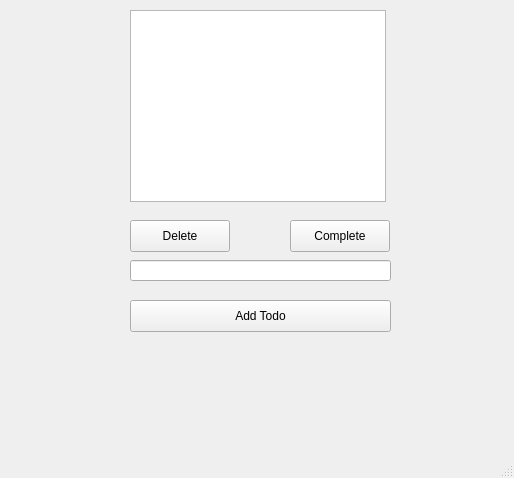
<?xml version="1.0" encoding="UTF-8"?>
<ui version="4.0">
 <class>MainWindow</class>
 <widget class="QMainWindow" name="MainWindow">
  <property name="geometry">
   <rect>
    <x>0</x>
    <y>0</y>
    <width>514</width>
    <height>478</height>
   </rect>
  </property>
  <property name="windowTitle">
   <string>MainWindow</string>
  </property>
  <widget class="QWidget" name="centralwidget">
   <widget class="QListView" name="todoView">
    <property name="geometry">
     <rect>
      <x>130</x>
      <y>10</y>
      <width>256</width>
      <height>192</height>
     </rect>
    </property>
   </widget>
   <widget class="QPushButton" name="deleteButton">
    <property name="geometry">
     <rect>
      <x>130</x>
      <y>220</y>
      <width>100</width>
      <height>32</height>
     </rect>
    </property>
    <property name="text">
     <string>Delete</string>
    </property>
   </widget>
   <widget class="QPushButton" name="completeButton">
    <property name="geometry">
     <rect>
      <x>290</x>
      <y>220</y>
      <width>100</width>
      <height>32</height>
     </rect>
    </property>
    <property name="text">
     <string>Complete</string>
    </property>
   </widget>
   <widget class="QLineEdit" name="lineEdit">
    <property name="geometry">
     <rect>
      <x>130</x>
      <y>260</y>
      <width>261</width>
      <height>21</height>
     </rect>
    </property>
   </widget>
   <widget class="QPushButton" name="todoEdit">
    <property name="geometry">
     <rect>
      <x>130</x>
      <y>300</y>
      <width>261</width>
      <height>32</height>
     </rect>
    </property>
    <property name="text">
     <string>Add Todo</string>
    </property>
   </widget>
  </widget>
  <widget class="QMenuBar" name="menubar">
   <property name="geometry">
    <rect>
     <x>0</x>
     <y>0</y>
     <width>514</width>
     <height>37</height>
    </rect>
   </property>
  </widget>
  <widget class="QStatusBar" name="statusbar"/>
 </widget>
 <resources/>
 <connections/>
</ui>
